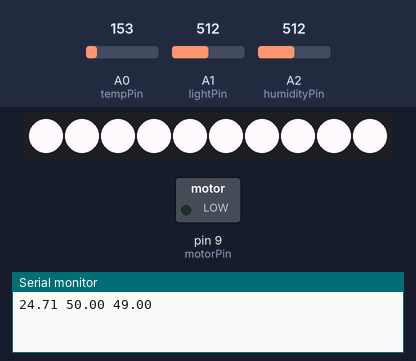
A sketch run on a simulated Arduino Uno, built with avr-gcc and run on an emulated ATmega328P. Parts: 10 RGB LEDs in strip order, left to right, switched loads named in the sketch (green lamp = pin HIGH), the last lines printed to the serial monitor. The test bench sets the inputs (shaded band); at power-on: A1 (lightPin) = 512, A2 (humidityPin) = 512, A0 (tempPin) = 153.

Above: at 1.2 s.
1.3 s: A1 (lightPin) set to 599
6.2 s: A1 (lightPin) set to 624
At 10.5 s:
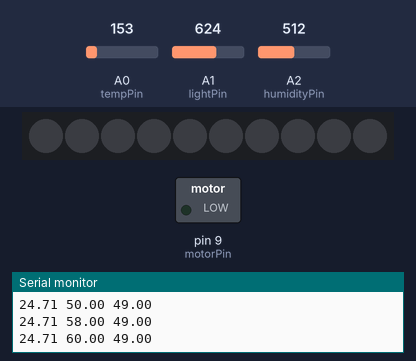
11.5 s: A2 (humidityPin) set to 905
16.3 s: A2 (humidityPin) set to 933
At 21.1 s:
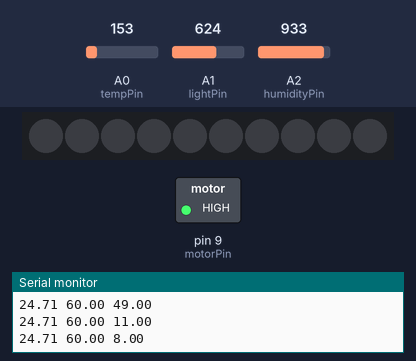
21.6 s: A1 (lightPin) set to 511
At 25.8 s:
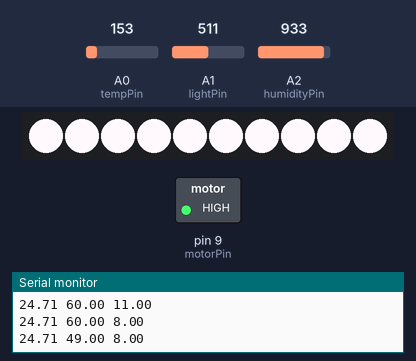
26.6 s: A1 (lightPin) set to 716
At 30.6 s:
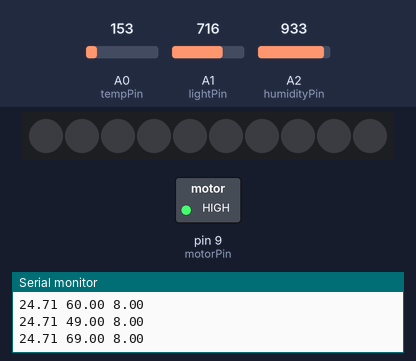
Timing chart, 0 to 32.1 s (numbered marks = the images above; inputs shaded):
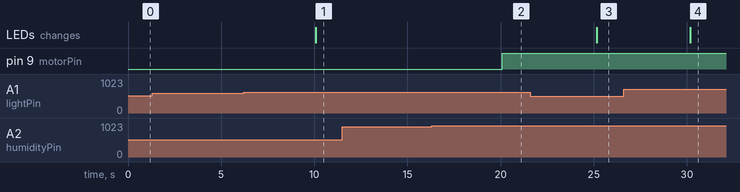

Measured:
- the behaviour switches between 613 and 614 on A1 (lightPin) (found by bisection; images 0 and 1)
- the behaviour switches between 920 and 921 on A2 (humidityPin) (found by bisection; images 1 and 2)
- after the input at 6.2 s, the LEDs: change after 3.9 s (image 1)
- after the input at 16.3 s, pin 9 (motorPin): LOW → HIGH after 3.8 s
- after the input at 21.6 s, the LEDs: change after 3.6 s (image 3)
- after the input at 26.6 s, the LEDs: change after 3.6 s (image 4)

The sketch:

AutomatedGarden.ino
```cpp
#include <FastLED.h>
#include "garden_config.h"
const int LED_PIN = 7;
const int NUM_LEDS = 10;

CRGB leds[NUM_LEDS];

const int tempPin = A0;
int tempInput;
double temp;

const int lightPin = A1;
int lightInput;

const int humidityPin = A2;
int humidityValue;

const int motorPin = 9;

void setup() {
  Serial.begin(9600);
  pinMode(motorPin, OUTPUT);
  FastLED.addLeds<WS2812B, LED_PIN, GRB>(leds, NUM_LEDS);
}
void loop() {
  tempInput = analogRead(tempPin);
  float humidityValue = analogRead(humidityPin);
  float lightInput = analogRead(lightPin);

  //converting that reading to voltage
  double voltage = tempInput * 5.0;
  voltage /= 1024;

  float temperatureC = (voltage - 0.5) * 100 ;

  humidityValue = humidityValue - 1023;
  humidityValue = abs(humidityValue);
  humidityValue = map(humidityValue, 0, 1023, 0, 100);

  lightInput = analogRead(lightPin);
  lightInput = map(lightInput, 0, 1023, 0, 100);

  if (humidityValue < humidityPeak) {
    digitalWrite(motorPin, HIGH);
  }
  else {
    digitalWrite(motorPin, LOW);
  }

  if (lightInput < lightPeak) {
    for (int i = 0; i < 10; i++) {
      leds[i] = CRGB(255, 249, 253);
      FastLED.show();
    }
  }
  else {
    for (int i = 0; i < 10; i++) {
      leds[i] = CRGB::Black;
      FastLED.show();
    }
  }

  Serial.print(temperatureC);
  Serial.print(" ");
  Serial.print(lightInput);
  Serial.print(" ");
  Serial.println(humidityValue);
  delay(5000);


}
```

garden_config.h
```cpp
int humidityPeak = 10;
int lightPeak = 60;
```
